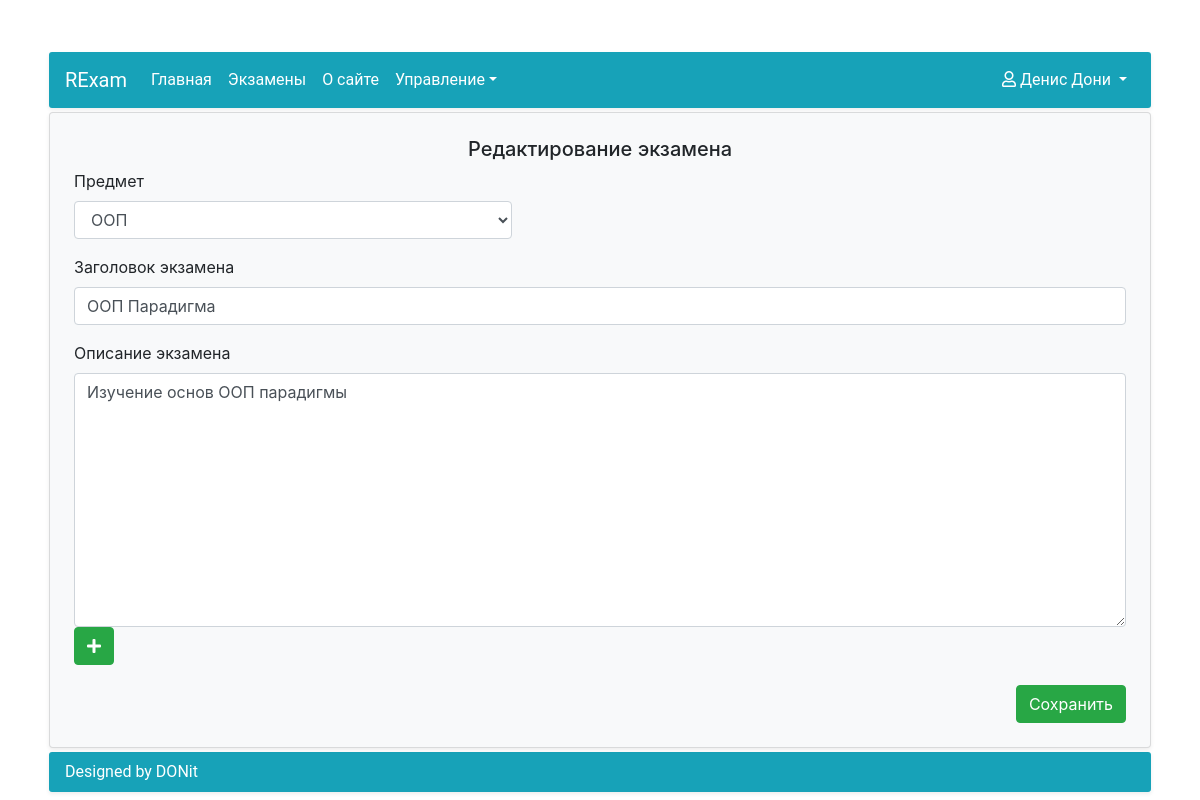
Page /exams/exam_update/19 (signed in) on the committed database.
### Accounts/models.py (models this page shows, shortened)
class UserAccount(AbstractUser):
    middle_name = models.CharField(max_length=20, blank=True, null=False, verbose_name=u'Отчество')
    study_group = models.ForeignKey(StudyGroup, on_delete=models.SET_NULL, null=True, blank=True)
    REQUIRED_FIELDS = ['email', 'first_name', 'last_name']
    class Meta:
        verbose_name = u'Пользователь'
        verbose_name_plural = u'Пользователи'

### Exams/models.py (models this page shows, shortened)
class Exam(Model):
    exam_header = CharField(max_length=30, blank=False, null=False, verbose_name=u'Заголовок экзамена')
    exam_description = TextField(blank=False, null=True, verbose_name=u'Описание экзамена')
    exam_date = DateField(auto_now_add=True, blank=False, null=True, verbose_name=u'Дата создания')
    exam_subject = ForeignKey(Subject, blank=False, null=True, on_delete=SET_NULL, verbose_name=u'Предмет')
    exam_author = ForeignKey(UserAccount, blank=False, null=True, on_delete=SET_NULL, verbose_name=u'Автор')
    class Meta:
        verbose_name = u'Экзамен'
        verbose_name_plural = u'Экзамены'

### Exams/views.py (the view, shortened to what this page needs)
# urls.py: path('exam_update/<pk>', ExamUpdate.as_view(), name='ExamUpdate'),
class ExamUpdate(PermissionRequiredMixin, UpdateView):
    model = Exam
    permission_required = 'Exams.change_exam'
    form_class = ExamsCreateForm
    template_name = 'Exams/Exam/ExamUpdate.html'

### Exams/forms.py
class ExamsCreateForm(ModelForm):
    class Meta:
        model = Exam
        fields = ('exam_subject', 'exam_header', 'exam_description')
        widgets = {
            'exam_header': TextInput(attrs={'class': 'form-control', 'placeholder': 'Заголовок'}),
            'exam_description': Textarea(attrs={'class': 'form-control', 'placeholder': 'Описание'}),
            'exam_subject': Select(attrs={'class': 'form-control col-5 d-inline', 'placeholder': 'Предмет'})
        }

### Exams/models.py (called while the page is built)
    def __str__(self):
        return self.name

### Exams/templates/Exams/Exam/ExamUpdate.html (shortened to what this page needs)
{% extends 'RExam/BaseContent.html' %}
{% block content %}
    <div class="card bg-light shadow-sm m-1">
        <form class="p-4" action="" method="post" enctype="multipart/form-data">
            <h5 class="text-center">Редактирование экзамена</h5>
            {% for field in form %}
                {% if forloop.last %}
                    <div class="form-group">
                        <label class="d-block" for="{{ field.id_for_label }}">{{ field.label }}</label>
                        {{ field }}
                        <a href="{% url 'SubjectCreate' %}" class="btn btn-success mb-1"><i
                                class="fas fa-plus"></i></a>
                    </div>
                {% else %}
                    <div class="form-group">
                        <label class="d-block" for="{{ field.id_for_label }}">{{ field.label }}</label>
                        {{ field }}
                    </div>
                {% endif %}
            {% endfor %}
            <div class="d-flex justify-content-end">
                <button class="btn btn-success" type="submit">Сохранить</button>
            </div>
        </form>
    </div>
{% endblock content %}

### RExam/templates/RExam/BaseContent.html (shortened to what this page needs)
{% extends 'RExam/base.html' %}
{% block body_start %}
    <div class="d-flex justify-content-center h-100">
        <div class="container mt-lg-5">
            <nav class="navbar navbar-expand-lg navbar-dark bg-info menu shadow-sm m-1">
                <a class="navbar-brand" href="{% url 'HomePage' %}">RExam</a>
                <div class="collapse navbar-collapse" id="navbarSupportedContent">
                    <ul class="navbar-nav mr-auto">
                        <li class="nav-item active">
                            <a class="nav-link" href="{% url 'HomePage' %}">Главная</a>
                        </li>
                        <li class="nav-item active">
                            <a class="nav-link" href="{% url 'ListExams' %}">Экзамены</a>
                        </li>
                        <li class="nav-item active">
                            <a class="nav-link" href="{% url 'AboutPage' %}">О сайте</a>
                        </li>
                        {% if user.is_staff %}
                            <li class="nav-item active dropdown">
                                <a class="nav-link dropdown-toggle active" href="#" id="navbarDropdown" role="button"
                                   data-toggle="dropdown" aria-haspopup="true" aria-expanded="false">Управление</a>
                            </li>
                        {% endif %}
                    </ul>
                    <ul class="nav navbar-nav navbar-right">
                        <li class="nav-item dropdown align-right">
                            <a class="nav-link dropdown-toggle active" href="#" id="navbarDropdown" role="button"
                               data-toggle="dropdown"
                               aria-haspopup="true" aria-expanded="false"><i class="far fa-user"></i>
                                {{ user.get_full_name }}
                            </a>
                        </li>
                    </ul>
                </div>
            </nav>
            {% block content %}{% endblock content %}
            <div class="footer shadow-sm m-1">
                <div class="footer-content bg-info">Designed by DONit</div>
            </div>
        </div>
    </div>
{% endblock body_start %}

### RExam/static/RExam/style.css (style rules this page uses)
html, body { height: 100%; margin: 0; padding: 0; }
body { background: #ffffff; }
.footer-content { font-family: Roboto, sans-serif; border-radius: 3px; color: white; padding: .5rem 1rem; }
.menu { font-family: Roboto, sans-serif; border-radius: 3px; }

### rows in the picture
UserAccount: get_full_name "Денис Дони"
Exam: form "ООП" "ООП Парадигма", form "Изучение основ ООП парадигмы"

### other values in the picture
{{ field.label }} "Предмет" "Заголовок экзамена"
{{ field.label }} "Описание экзамена"
